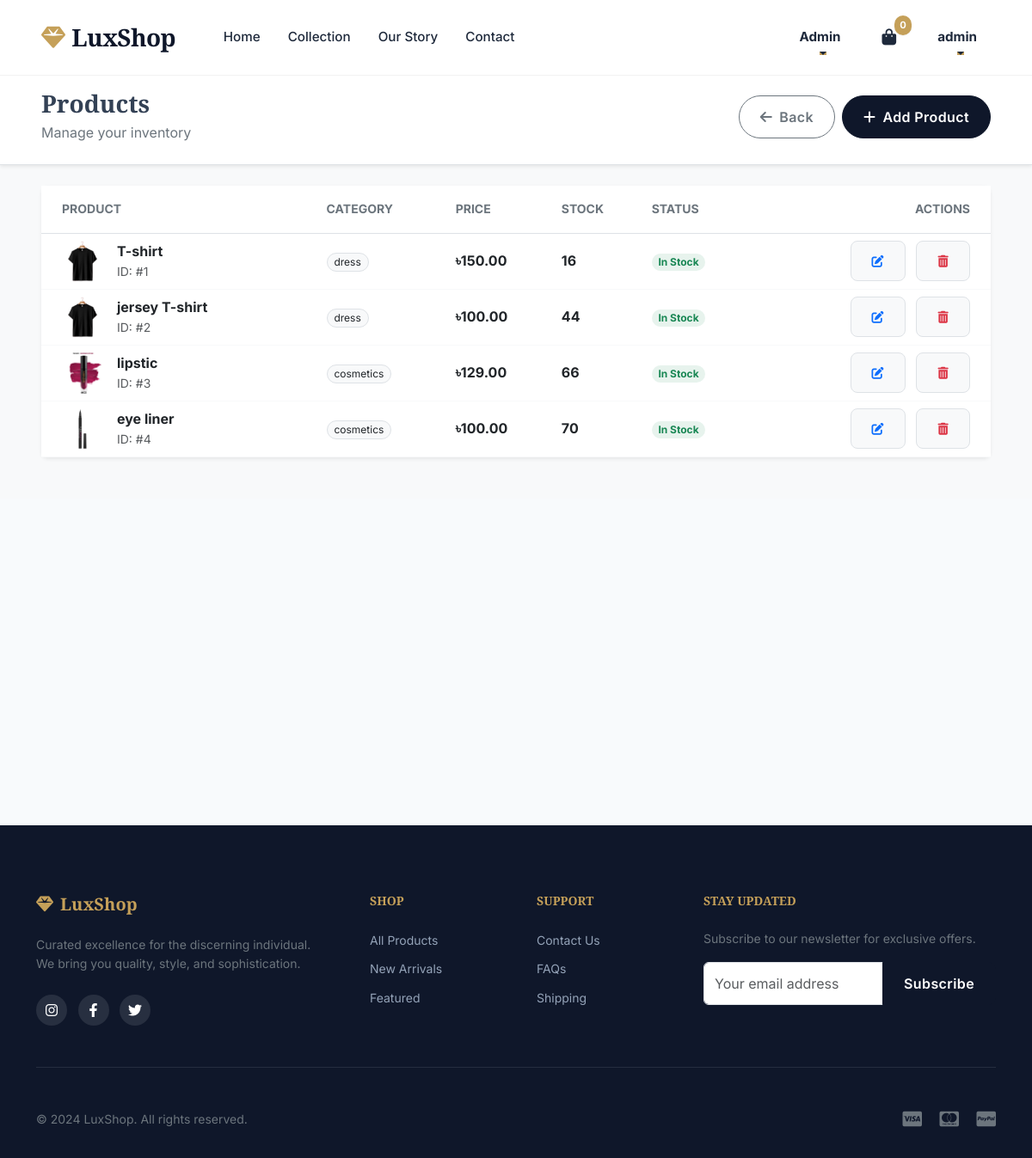
The page /admin-panel/products/ (signed in) on the database as committed earlier.
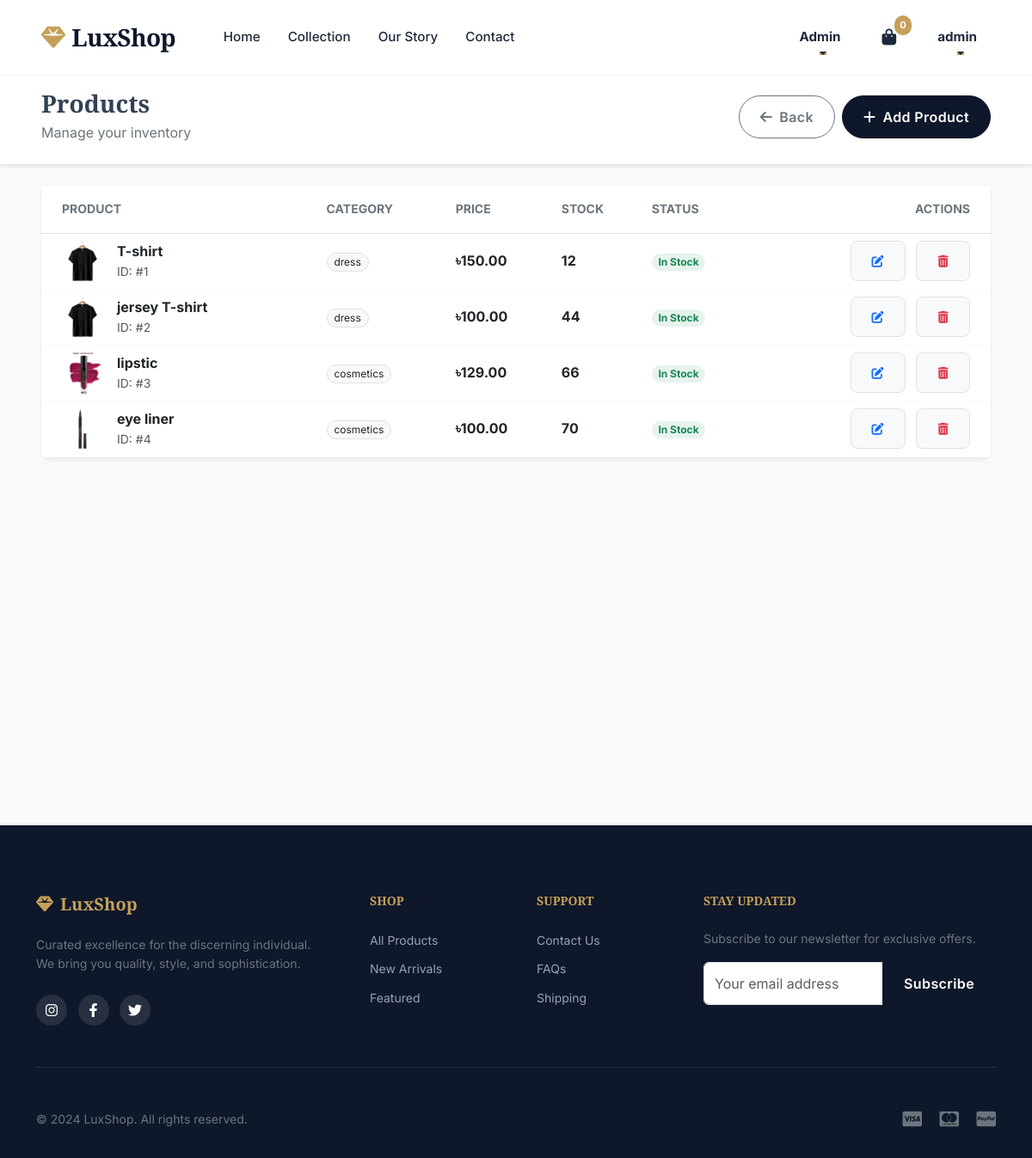
The same page on the database as committed later.
### myapp/models.py (models this page shows, shortened)
class Product(models.Model):
    name = models.CharField(max_length=200)
    description = models.TextField()
    price = models.DecimalField(max_digits=10, decimal_places=2)
    stock = models.PositiveIntegerField(default=0)
    category = models.ForeignKey(Category, on_delete=models.CASCADE)
    image = models.ImageField(upload_to='products/', blank=True, null=True)
    created_at = models.DateTimeField(auto_now_add=True)
    updated_at = models.DateTimeField(auto_now=True)

class Category(models.Model):
    name = models.CharField(max_length=100)
    description = models.TextField(blank=True)
    image = models.ImageField(upload_to='categories/', blank=True, null=True)
    created_at = models.DateTimeField(auto_now_add=True)

### myapp/views.py (the view)
# urls.py: path('admin-panel/products/', views.admin_products, name='admin_products'),
@admin_required
def admin_products(request):
    products = Product.objects.select_related('category').all()
    paginator = Paginator(products, 20)
    page_number = request.GET.get('page')
    page_obj = paginator.get_page(page_number)
    return render(request, 'admin/products.html', {'page_obj': page_obj})

### myapp/views.py (called while the page is built)
def admin_required(view_func):
    @wraps(view_func)
    def _wrapped_view(request, *args, **kwargs):
        if not request.user.is_authenticated or request.user.userprofile.role != 'admin':
            messages.error(request, 'Access denied. Admin privileges required.')
            return redirect('home')
        return view_func(request, *args, **kwargs)
    return _wrapped_view

### myapp/templates/admin/products.html (shortened to what the changed rows need)
{% extends 'base.html' %}
{% load static %}
{% block content %}
<div class="bg-light pb-5">
    <div class="bg-white border-bottom py-4 mb-4 shadow-sm">
        <div class="container-fluid px-lg-5">
            <div class="d-flex justify-content-between align-items-center">
                <div>
                    <h1 class="h3 fw-bold mb-1">Products</h1>
                </div>
            </div>
        </div>
    </div>
    <div class="container-fluid px-lg-5">
        <div class="card border-0 shadow-sm rounded-3">
            <div class="card-body p-0">
                <div class="table-responsive">
                    <table class="table align-middle mb-0">
                        <thead class="bg-light">
                            <tr>
                                <th class="ps-4 py-3 text-secondary small fw-bold text-uppercase">Product</th>
                                <th class="py-3 text-secondary small fw-bold text-uppercase">Category</th>
                                <th class="py-3 text-secondary small fw-bold text-uppercase">Price</th>
                                <th class="py-3 text-secondary small fw-bold text-uppercase">Stock</th>
                                <th class="py-3 text-secondary small fw-bold text-uppercase">Status</th>
                                <th class="py-3 pe-4 text-end text-secondary small fw-bold text-uppercase">Actions</th>
                            </tr>
                        </thead>
                        <tbody>
                            {% for product in page_obj %}
                            <tr class="hover-bg-light border-bottom border-light">
                                <td class="ps-4">
                                    <div class="d-flex align-items-center">
                                        {% if product.image %}
                                            <img src="{{ product.image.url }}"
                                                 class="rounded-3 me-3 object-fit-cover"
                                                 width="48" height="48"
                                                 alt="{{ product.name }}">
                                        {% else %}
                                            <div class="bg-light rounded-3 me-3 d-flex align-items-center justify-content-center text-muted"
                                                 style="width:48px;height:48px;">
                                                <i class="fas fa-image"></i>
                                            </div>
                                        {% endif %}
                                        <div>
                                            <div class="fw-bold">{{ product.name }}</div>
                                            <div class="small text-muted">ID: #{{ product.id }}</div>
                                        </div>
                                    </div>
                                </td>
                                <td>
                                    {% if product.category %}
                                        <span class="badge bg-light text-dark border rounded-pill fw-normal">
                                            {{ product.category.name }}
                                        </span>
                                    {% else %}
                                        <span class="text-muted small">No category</span>
                                    {% endif %}
                                </td>
                                <td class="fw-bold">৳{{ product.price }}</td>
                                <td>
                                    <span class="fw-bold {% if product.stock < 5 %}text-danger{% endif %}">
                                        {{ product.stock }}
                                    </span>
                                </td>
                                <td>
                                    {% if product.stock > 0 %}
                                        <span class="badge bg-success bg-opacity-10 text-success rounded-pill">
                                            In Stock
                                        </span>
                                    {% else %}
                                        <span class="badge bg-danger bg-opacity-10 text-danger rounded-pill">
                                            Out of Stock
                                        </span>
                                    {% endif %}
                                </td>
                                <td class="text-end pe-4">
                                    <a href="{% url 'edit_product' product.id %}"
                                       class="btn btn-sm btn-light text-primary border me-2">
                                        <i class="fas fa-edit"></i>
                                    </a>
                                    <form action="{% url 'delete_product' product.id %}"
                                          method="post"
                                          class="d-inline">
                                        <button type="submit"
                                                class="btn btn-sm btn-light text-danger border"
                                                onclick="return confirm('Are you sure?');">
                                            <i class="fas fa-trash-alt"></i>
                                        </button>
                                    </form>
                                </td>
                            </tr>
                            {% endfor %}
                        </tbody>
                    </table>
                </div>
            </div>
        </div>
    </div>
</div>
{% endblock %}

Rows that differ between the two databases and show on the page:
changed Product "T-shirt": stock "16" → "12"
